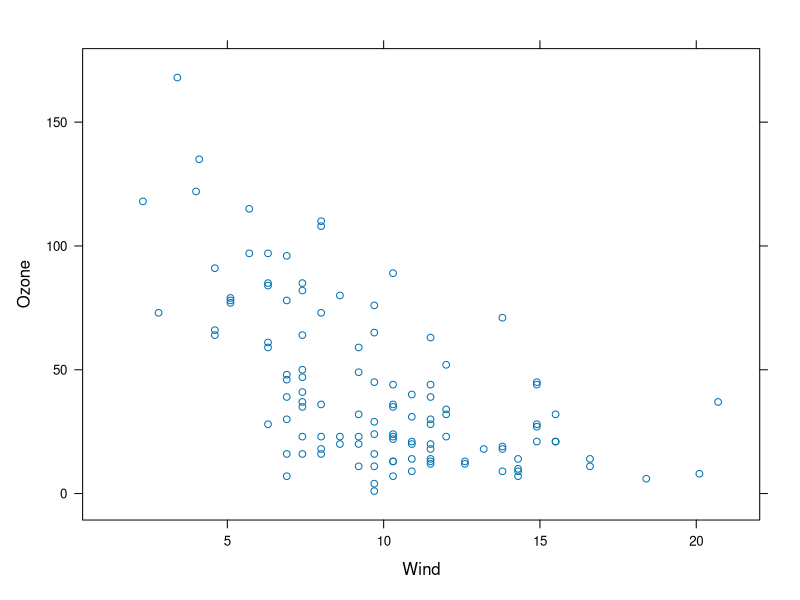
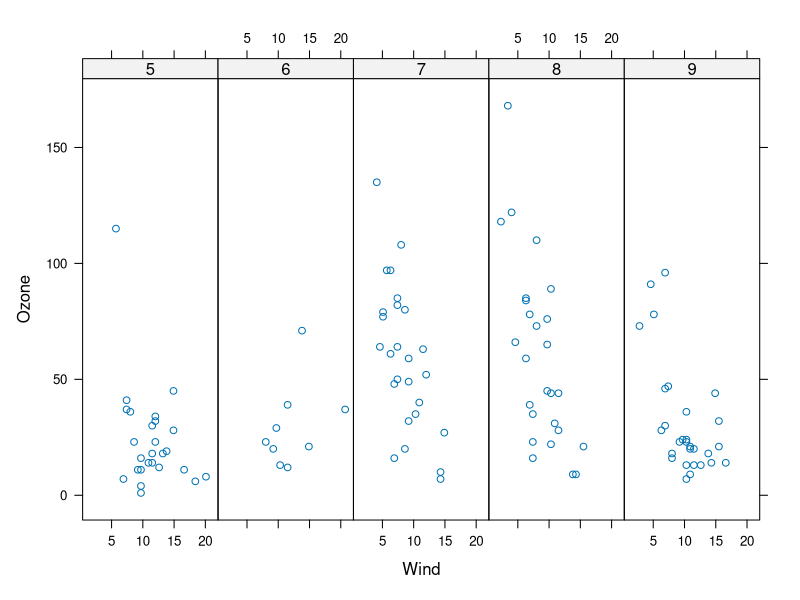
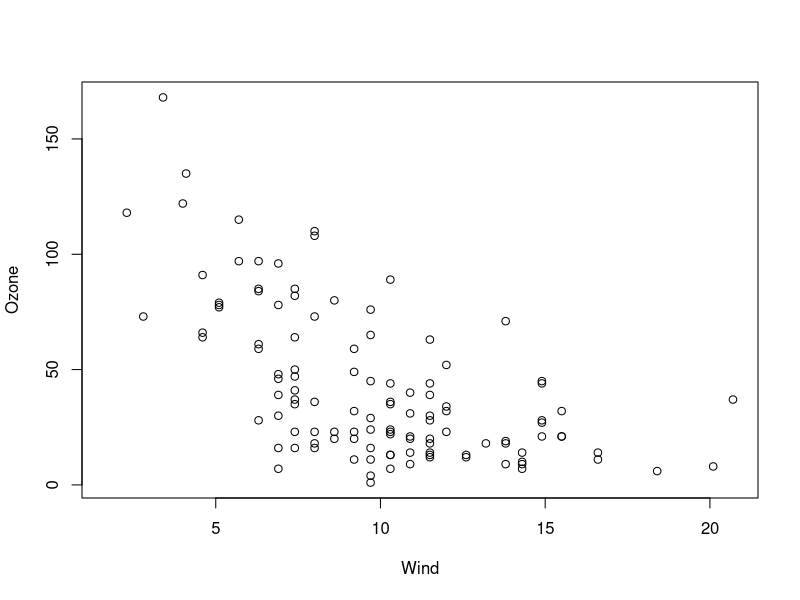
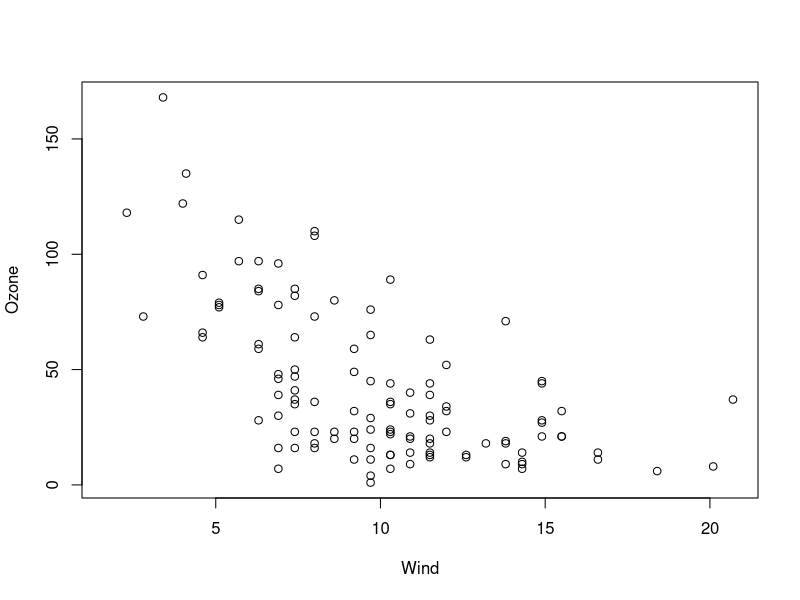
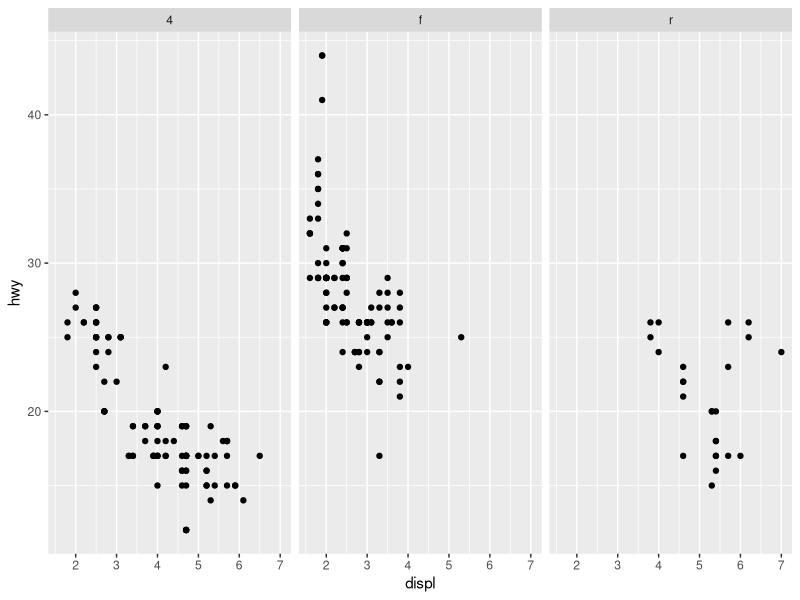
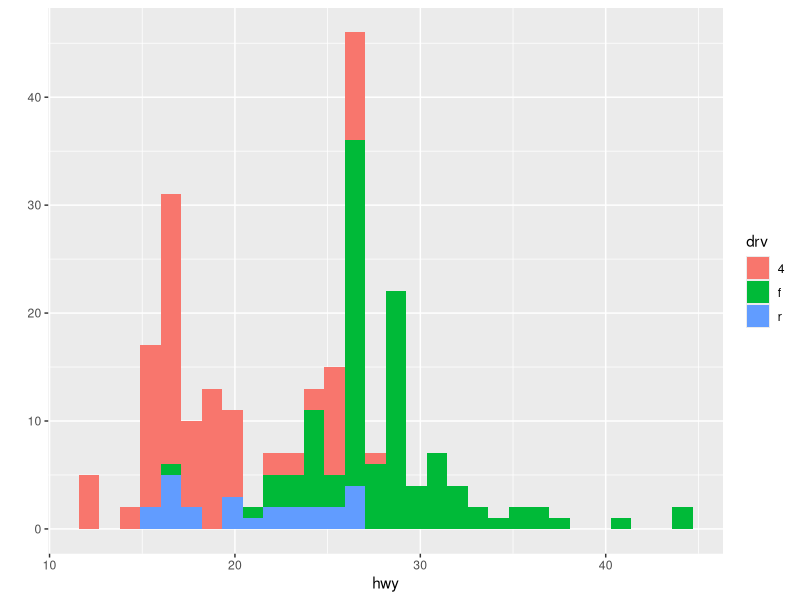
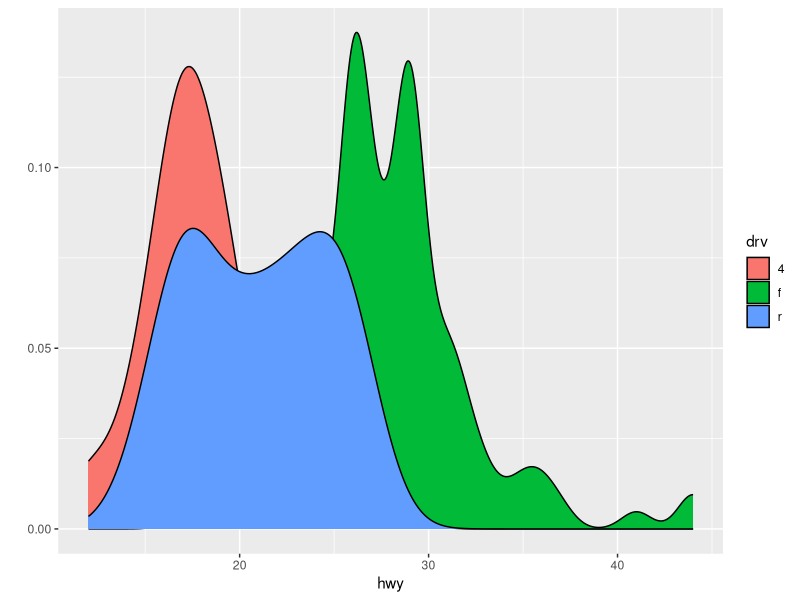
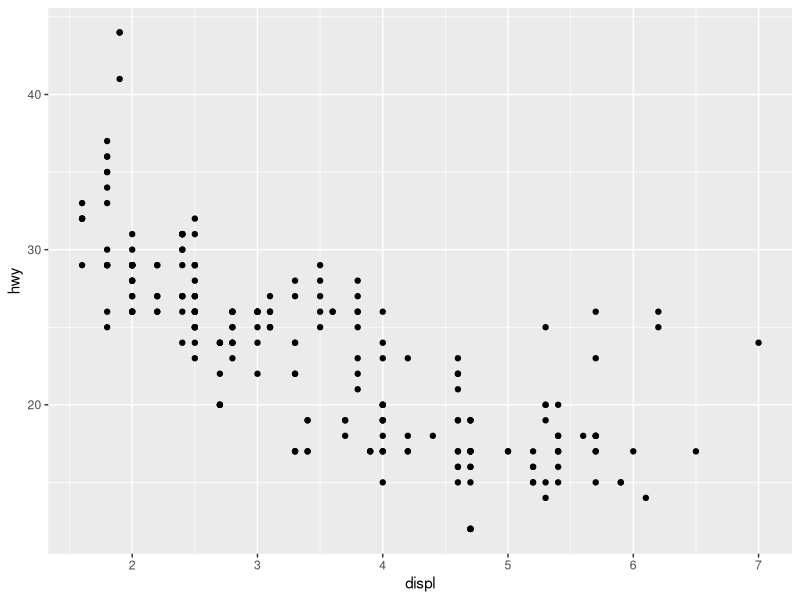

The R source for these figures, in order: (Note: this script raises an error after producing the figures.)
library("lattice")
library(datasets)
xyplot(Ozone ~Wind, data = airquality)
airquality <- transform(airquality, Month = factor(Month))
xyplot(Ozone ~Wind|Month, data = airquality, layout = c(5,1))
tapply(airquality$Month,with(airquality, plot(Wind, Ozone)))
with(airquality, plot(Wind, Ozone))
a <- airquality[airquality$Month == 5,]
b <- airquality[airquality$Month == 6,]

install.packages("ggplot2")
library("ggplot2")
data("mpg")
# rm(list = "mtcars","airquality")
qplot(displ, hwy, data = mpg, facets = . ~ drv)
qplot(hwy,data = mpg, fill = drv)
qplot(hwy,data = mpg, geom = "density", fill = drv)

qplot(displ, hwy, data = mpg)
qplot(displ, hwy, data = mpg, facets = . ~ cyl, geom = c("point"))

g <- ggplot(mpg, aes(displ, hwy))
g+geom_point(color = "steel blue", size = 2, alpha = 1/2)+geom_smooth(method = "lm", 
formula = y ~ x,color = "yellow")+facet_grid(. ~ drv)

g+geom_point(color = "steel blue", size = 3, alpha = 1/4)+geom_smooth(method = "lm", 
formula = y ~ x,color = "yellow")

g+geom_point(aes(color = drv), size = 3, alpha = 1/4)+geom_smooth(method = "lm", 
formula = y ~ x,color = "yellow")

g <- ggplot(mpg, aes(displ, hwy))
g + geom_point(aes(color = drv), size = 3, alpha = 1/4)+theme(plot.title = element_text(hjust = 0.5)) + 
        labs(title = "MPG datasets")+
        geom_smooth(size = 4, linetype = 3, method = "lm", se = F)

g <- ggplot(data = mpg, aes(displ, hwy))
g + geom_point(aes(color = drv)) + theme_minimal(base_size = 17,base_family = "serif")
?theme_bw
str(theme_get())
a <- windowsFonts()

testdata <- data.frame(x = 1:100, y = rnorm(100))
testdata[50,2] <- 10
with(testdata, plot(x,y, type = "l", ylim = c(-3,3)))

p <- ggplot(data = testdata, aes(x,y))
p + geom_line()
p + geom_line() + ylim(-3,3)
p + geom_line() + coord_car
tesian(ylim = c(-3,3)) 
#coord is like zooming the plot with the limits you want
# directly using ylim will be like subsetting

cutpoints <- quantile(mpg$cty,seq(0,1,length =4), na.rm = T)
?seq
quantile(mpg$cty, probs = c(0,0.33,0.66,1))

mpg$cty_g <- cut(mpg$cty, cutpoints) 
levels(mpg$cty_g)

mpg <- subset(mpg,mpg$cyl != 5)
plot <- ggplot(data = mpg, aes(displ, hwy))  
plot + geom_point(color = "steel blue",alpha = 1/4) + 
        geom_smooth(method = "lm", color = "yellow", se = F) +
        labs(title = "title")+labs(x = "Displ")+labs(y = "Hwy")+
        theme(plot.title = element_text(hjust = 0.5))+
        facet_grid(. ~ cty_g)+
        theme_bw(base_family =  "serif")


plot + geom_point(alpha = 1/3,color = "pink")+
        facet_wrap(cyl ~ cty_g, nrow = 3, ncol = 3)+
        geom_smooth(method = "lm", se = F, col = "yellow")+
        theme_light(base_family = "serif", base_size = 12)+
        labs(x = "DISPL", y = "HWY")+
        labs(title = "TITLE")+
        theme(plot.title = element_text(hjust = 0.5))

        